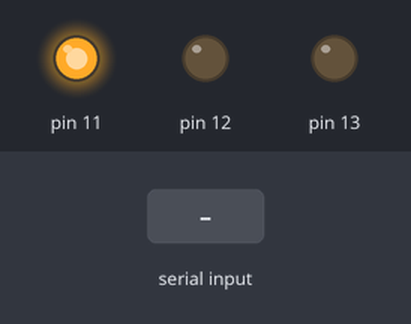
Recording of a sketch running on a simulated Arduino Uno, built with avr-gcc and run on an emulated ATmega328P. Parts: output pins drawn as LEDs (lit = HIGH). The test bench sets the inputs (shaded band).

Above: at 1.2 s.
1.3 s: "True" received over Serial
At 3.1 s:
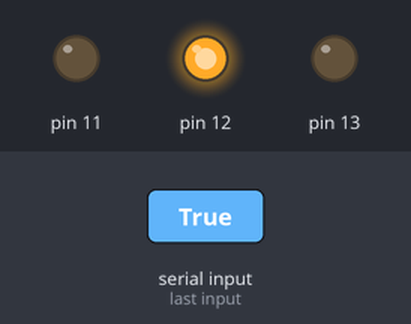
Timing chart, 0 to 8.8 s (numbered marks = the images above; inputs shaded):
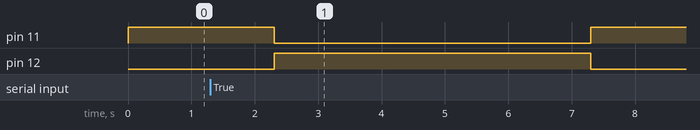

The sketch:

arduino.ino
```cpp
void setup()
{
 Serial.begin(9600);
 pinMode(12, OUTPUT);
 pinMode(13, OUTPUT);
 pinMode(11, OUTPUT);
}


void loop()
{
digitalWrite(11, HIGH);
// Получаем команды на включение-выключение светодиода на 13 порту.
String str = Serial.readString();

// Если команда «TRUE» то выключаем красный светодиод и размыкаем реле.
if (str == "True") {
digitalWrite(11, LOW);
digitalWrite(12, HIGH);
delay(5000);
digitalWrite(11, HIGH);
digitalWrite(12, LOW);
}
}
```

Measured:
- after the input at 1.3 s, pin 11: HIGH → LOW after 1.0 s, → HIGH 5.0 s later; pin 12: LOW → HIGH after 1.0 s, → LOW 5.0 s later
